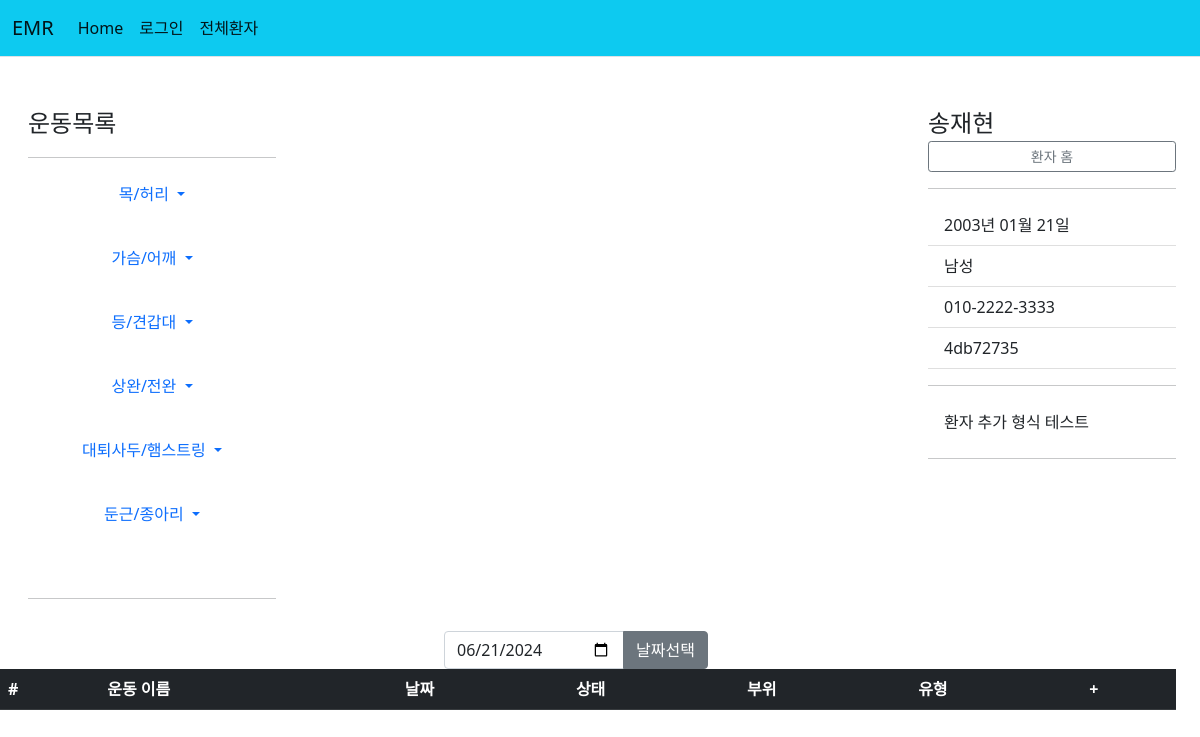
The page /patient/4db72735-7524-4b8d-b64b-b228c6ceb18b/2024-06-21/exercise/ on the database as committed earlier.
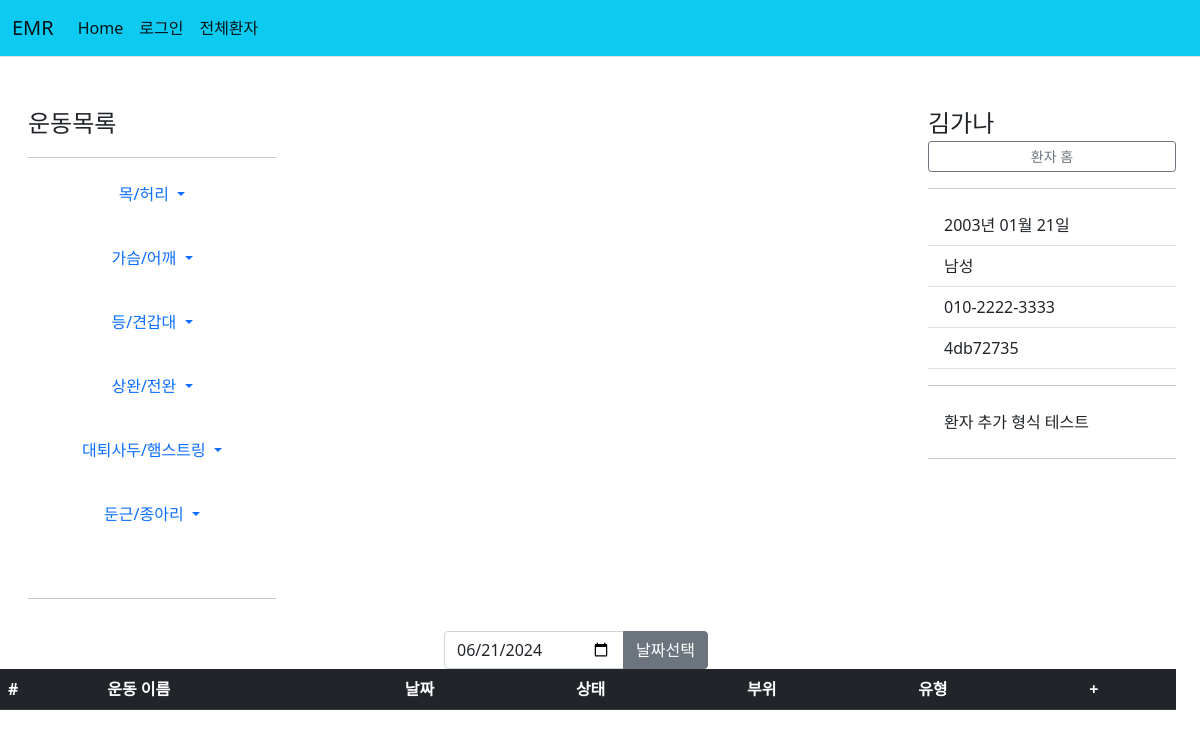
The same page on the database as committed later.
### patient/models.py (models this page shows, shortened)
class Patient2(models.Model):
    id = models.CharField(primary_key=True, max_length=36, default=uuid.uuid4)
    name = models.CharField(max_length=10)
    front_resident = models.CharField(max_length=6)
    back_resident = models.CharField(max_length=1)
    phone = models.CharField(max_length=30)
    memo = models.TextField(default='메모', null=True, blank=True)
    exercise_memo = models.TextField(default='운동처방 메모', null=True, blank=True)
    rom_memo = models.TextField(default='가동범위 검사 메모', null=True, blank=True)
    clinic_memo = models.TextField(default='물리치료 메모', null=True, blank=True)

### patient/views.py (the view)
# urls.py: path('<str:patient_id>/<str:selected_date>/exercise/', views.exercise, name='exercise'),
def exercise(request, patient_id, selected_date=''):
    patient = get_object_or_404(Patient2, pk=patient_id)
    selected_date = request.GET.get('date', selected_date)
    if selected_date=='':
        selected_date=str(timezone.now().date())
    exercise_list = ExerciseList.objects.filter(patient=patient_id, date=selected_date)
    context = {'patient':patient, 'exercise_list':exercise_list, 'selected_date':selected_date}
    return render(request, 'patient/exercise.html', context)

### patient/templatetags/patient_filter.py (called while the page is built)
@register.filter
def back2(value):
    ans=''
    if int(value)%2==0:
        ans = '여성'
    else:
        ans = '남성'
    return ans

@register.filter
def birth2(value, back):
    if back=='3' or back=='4':
        year = '20'+value[:2]
    else:
        year = '19'+value[:2]
    birth = year+'년 '+value[2:4]+'월 '+value[4:]+'일'
    return birth

@register.filter
def id_cut(value):
    return value[:8]

### templates/patient/exercise.html (shortened to what this page needs)
{% extends "base.html" %}
{% load patient_filter %}
{% block content %}
<div class="container-fluid">
  <div class="row">
    <div class="col-md-4">
      <div class="d-flex flex-column flex-shrink-0 p-3" style="width: 280px;">
        <svg class="bi pe-none me-2" width="40" height="32"><use xlink:href="#bootstrap"/></svg>
        <span class="fs-4">운동목록</span>
        <hr>
        <ul class="nav nav-pills flex-column mb-auto text-center">
          <li>
            <a href="#" class="nav-link text-primary align-items-center text-decoration-none dropdown-toggle" data-bs-toggle="dropdown" aria-expanded="false">
              목/허리
            </a>
          </li>
          <br>
          <li>
            <a href="#" class="nav-link align-items-center text-decoration-none dropdown-toggle" data-bs-toggle="dropdown" aria-expanded="false">
              가슴/어깨
            </a>
          </li>
          <br>
          <li>
            <a href="#" class="nav-link align-items-center text-decoration-none dropdown-toggle" data-bs-toggle="dropdown" aria-expanded="false">
              등/견갑대
            </a>
          </li>
          <br>
          <li>
            <a href="#" class="nav-link align-items-center text-decoration-none dropdown-toggle" data-bs-toggle="dropdown" aria-expanded="false">
              상완/전완
            </a>
          </li>
          <br>
          <li>
            <a href="#" class="nav-link align-items-center text-decoration-none dropdown-toggle" data-bs-toggle="dropdown" aria-expanded="false">
              대퇴사두/햄스트링
            </a>
          </li>
          <br>
          <li>
            <a href="#" class="nav-link align-items-center text-decoration-none dropdown-toggle" data-bs-toggle="dropdown" aria-expanded="false">
              둔근/종아리
            </a>
          </li>
          <br>
          <br>
        </ul>
        <hr>
    </div>
    </div>
    <div class="col-md-5">
    </div>
    <div class="col-md-3">
      <div class="col-md-3">
        <div class="d-flex flex-column flex-shrink-0 p-3" style="width: 280px;">
            <svg class="bi pe-none me-2" width="40" height="32"><use xlink:href="#bootstrap"/></svg>
            <span class="fs-4">{{patient.name}}</span>
            <a href="{% url 'patient:detail' patient.id %}" class="btn  btn-sm btn-outline-secondary">환자 홈</a></span>
          <hr>
          <ul class="list-group list-group-flush">
            <li class="list-group-item">{{patient.front_resident|birth2:patient.back_resident}}</li>
            <li class="list-group-item">{{patient.back_resident|back2}}</li>
            <li class="list-group-item">{{patient.phone}}</li>
            <li class="list-group-item">{{patient.id|id_cut}}</li>
            <hr>
            <li class="list-group-item">{{patient.memo}}</li>
          </ul>
          <hr>
      </div>
    </div>
  </div>
  <div class="row">
    <div class="row justify-content-center">
      <div class="col-md-3">
        <form method="get">
          <div class="input-group">
            <input type="date" class="form-control" id="date" name="date" value="{{ selected_date|default_if_none:""}}">
            <button type="submit" class="btn btn-secondary">날짜선택</button>
          </div>
        </form>
      </div>
    </div>
    <table class="table table-border table-Secondary table-striped">
      <thead>
      <tr class="table-dark">
          <th scope="col">#</th>
          <th scope="col">운동 이름</th>
          <th scope="col">날짜</th>
          <th scope="col">상태</th>
          <th scope="col">부위</th>
          <th scope="col">유형</th>
          <th scope="col">+</th>
      </tr>
      </thead>
    </table>
  </div>
</div>
{% endblock %}

Rows that differ between the two databases and show on the page:
changed Patient2 "남성": name "송재현" → "김가나"
